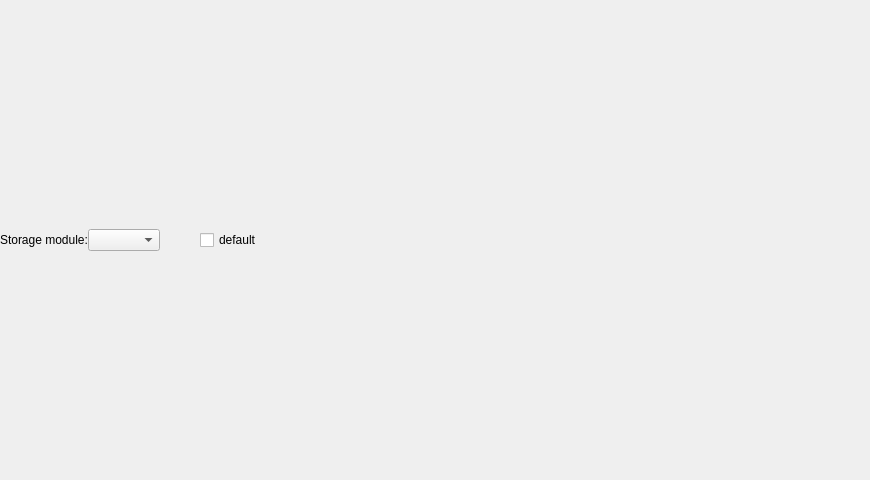
<?xml version="1.0" encoding="UTF-8"?>
<ui version="4.0">
 <class>OptionsDialogStoragePage</class>
 <widget class="QWidget" name="OptionsDialogStoragePage">
  <property name="geometry">
   <rect>
    <x>0</x>
    <y>0</y>
    <width>870</width>
    <height>480</height>
   </rect>
  </property>
  <property name="windowTitle">
   <string>Form</string>
  </property>
  <layout class="QVBoxLayout" name="verticalLayout">
   <property name="spacing">
    <number>0</number>
   </property>
   <property name="margin">
    <number>0</number>
   </property>
   <item>
    <layout class="QHBoxLayout" name="horizontalLayout">
     <item>
      <widget class="QLabel" name="label">
       <property name="text">
        <string>Storage module:</string>
       </property>
      </widget>
     </item>
     <item>
      <widget class="QComboBox" name="modules"/>
     </item>
     <item>
      <spacer name="horizontalSpacer_2">
       <property name="orientation">
        <enum>Qt::Horizontal</enum>
       </property>
       <property name="sizeType">
        <enum>QSizePolicy::Fixed</enum>
       </property>
       <property name="sizeHint" stdset="0">
        <size>
         <width>40</width>
         <height>20</height>
        </size>
       </property>
      </spacer>
     </item>
     <item>
      <widget class="QCheckBox" name="cbDefault">
       <property name="text">
        <string>default</string>
       </property>
      </widget>
     </item>
     <item>
      <spacer name="horizontalSpacer">
       <property name="orientation">
        <enum>Qt::Horizontal</enum>
       </property>
       <property name="sizeHint" stdset="0">
        <size>
         <width>40</width>
         <height>20</height>
        </size>
       </property>
      </spacer>
     </item>
    </layout>
   </item>
   <item>
    <layout class="QHBoxLayout" name="optionsLayout">
     <property name="spacing">
      <number>0</number>
     </property>
    </layout>
   </item>
  </layout>
 </widget>
 <resources/>
 <connections/>
</ui>
